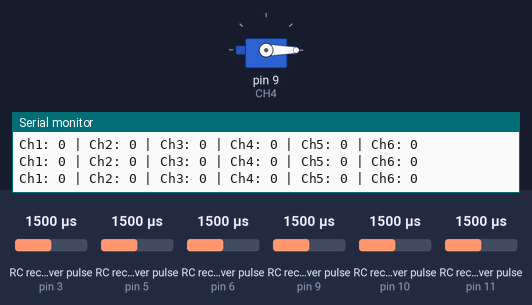
Simulated run of this sketch. Board: Arduino Uno, built with avr-gcc and run on an emulated ATmega328P. On the bench: servo, the last lines printed to the serial monitor. Wiring (inferred from the names in the program): 6 × RC receiver channel: data pin 3 / data pin 5 / data pin 6 / data pin 9 / data pin 10 / data pin 11. The inputs (shaded band) are chosen by the test bench; at power-on: RC receiver pulse (sensors on pin 10, pin 3, pin 5, pin 6, pin 9, pin 11) 1500 µs.

Above: at 1.2 s.
1.3 s: RC receiver pulse (sensor on pin 10) set to 1935 µs
2.8 s: RC receiver pulse (sensor on pin 10) set to 1971 µs
At 3.6 s:
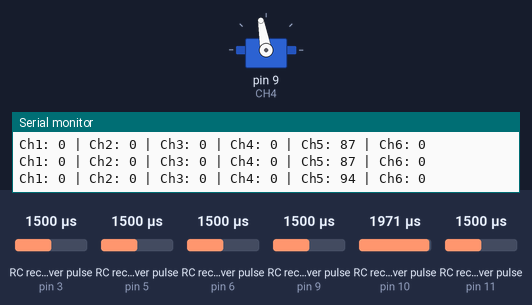
8.1 s: RC receiver pulse (sensor on pin 10) set to 1980 µs
Timing chart, 0 to 12.1 s (numbered marks = the images above; inputs shaded):
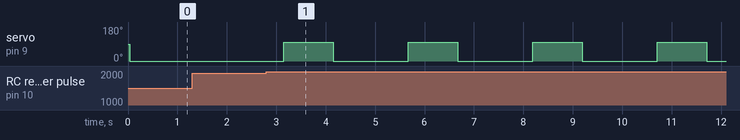

The sketch:

DroneNew.ino
```cpp
#include <Servo.h>

Servo servo;

// Define Input Connections
#define CH1 3
#define CH2 5
#define CH3 6
#define CH4 9
#define CH5 10
#define CH6 11

// Integers to represent values from sticks and pots
int ch1Value;
int ch2Value;
int ch3Value;
int ch4Value;
int ch5Value;

// Boolean to represent switch value
bool ch6Value;

// Read the number of a specified channel and convert to the range provided.
// If the channel is off, return the default value
int readChannel(int channelInput, int minLimit, int maxLimit, int defaultValue){
  int ch = pulseIn(channelInput, HIGH, 30000);
  if (ch < 100) return defaultValue;
  return map(ch, 1000, 2000, minLimit, maxLimit);
}

// Read the switch channel and return a boolean value
bool readSwitch(byte channelInput, bool defaultValue){
  int intDefaultValue = (defaultValue)? 100: 0;
  int ch = readChannel(channelInput, 0, 100, intDefaultValue);
  return (ch > 50);
}

void setup(){
  // Set up serial monitor
  Serial.begin(115200);
  servo.attach(9);

  // Set all pins as inputs
  pinMode(CH1, INPUT);
  pinMode(CH2, INPUT);
  pinMode(CH3, INPUT);
  pinMode(CH4, INPUT);
  pinMode(CH5, INPUT);
  pinMode(CH6, INPUT);
}


void loop() {

  // Get values for each channel
  ch1Value = readChannel(CH1, -100, 100, 0);
  ch2Value = readChannel(CH2, -100, 100, 0);
  ch3Value = readChannel(CH3, -100, 100, -100);
  ch4Value = readChannel(CH4, -100, 100, 0);
  ch5Value = readChannel(CH5, -100, 100, 0);
  ch6Value = readSwitch(CH6, false);

  // Print to Serial Monitor
  Serial.print("Ch1: ");
  Serial.print(ch1Value);
  Serial.print(" | Ch2: ");
  Serial.print(ch2Value);
  Serial.print(" | Ch3: ");
  Serial.print(ch3Value);
  Serial.print(" | Ch4: ");
  Serial.print(ch4Value);
  Serial.print(" | Ch5: ");
  Serial.print(ch5Value);
  Serial.print(" | Ch6: ");
  Serial.println(ch6Value);

  if(ch5Value>90)
  {
    servo.write(100);
    delay(1000);
    servo.write(0);
    delay(1000);
  }
  else{
    servo.write(0);
  }
  delay(500);
}
```

Measured:
- the behaviour switches between 1953 and 1954 µs on RC receiver pulse (sensor on pin 10) (found by bisection; images 0 and 1)
- after the input at 2.8 s, servo on pin 9 (CH4): alternates 100° for 1.0 s and 0° for 1.5 s, starting after 0.35 s
